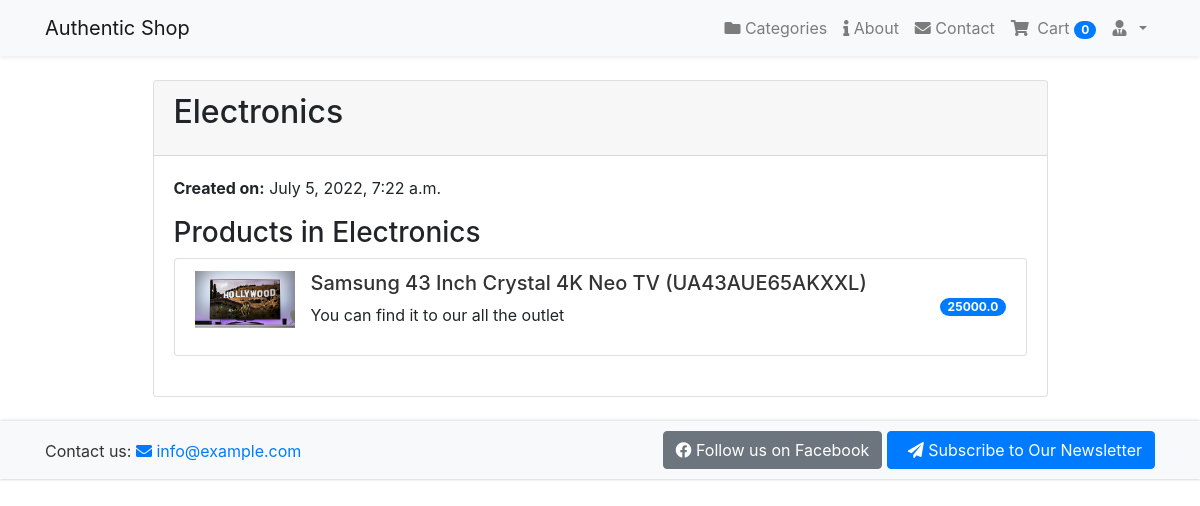
Page /category/1/ (signed in) on the earlier database version.
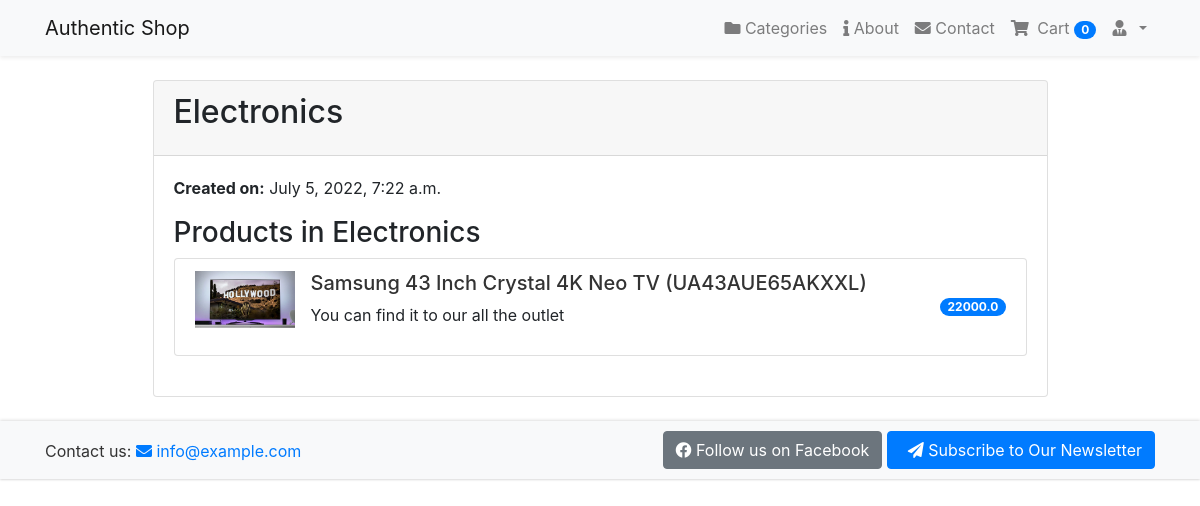
Same page on the later database version.
### shop/models.py (models this page shows, shortened)
class Product(models.Model):
    mainImage = models.ImageField(upload_to='Products')
    name = models.CharField(max_length=265)
    category = models.ForeignKey(Category, on_delete=models.CASCADE, related_name='category')
    preview_text = models.TextField(max_length=200, verbose_name='Preview Text')
    detail_text = models.TextField(max_length=1000, verbose_name='Description')
    price = models.FloatField()
    old_price = models.FloatField(default=0.00)
    created = models.DateTimeField(auto_now_add=True)
    def get_absolute_url(self):
        return reverse('shop:product_detail', kwargs={'pk': self.pk})
    class Meta:
        ordering = ['-created']

### shop/views.py (the view)
# urls.py: path('category/<int:pk>/', views.CategoryDetailView.as_view(), name='category_detail'),
class CategoryDetailView(DetailView):
    model = Category
    template_name = 'shop/category_detail.html'
    context_object_name = 'category'
    def get_context_data(self, **kwargs):
        context = super().get_context_data(**kwargs)
        category = self.get_object()
        context['products'] = category.category.all()  # Second category is the related name in the Product model
        return context

### order/templatetags/cart_tag.py (called while the page is built)
@register.filter
def cart_total(user):  # It will take a parameter as user.
    order = Order.objects.filter(user=user, ordered=False)  # It will check the orders without payment for this user.
    if order.exists():
        return order[0].orderItems.count()  # To convert the order from tuple/list to single object we use [0].
    else:
        return 0

### templates/shop/category_detail.html
{% extends 'base.html' %}
{% block content %}
<div class="container my-4">
    <div class="row">
        <div class="col-md-10 offset-md-1">
            <div class="card">
                <div class="card-header">
                    <h2 class="card-title">{{ category.title }}</h2>
                </div>
                <div class="card-body">
                    <p><strong>Created on:</strong> {{ category.created }}</p>
                    <h3>Products in {{ category.title }}</h3>
                    <ul class="list-group">
                        {% for product in products %}
                        <li class="list-group-item d-flex justify-content-between align-items-center">
                            <div class="media">
                                <img src="{{ product.mainImage.url }}" class="mr-3" alt="{{ product.name }}" style="max-width: 100px;">
                                <div class="media-body">
                                    <h5 class="mt-0"><a href="{{ product.get_absolute_url }}">{{ product.name }}</a></h5>
                                    <p>{{ product.preview_text }}</p>
                                </div>
                            </div>
                            <span class="badge badge-primary badge-pill">{{ product.price }}</span>
                        </li>
                        {% empty %}
                        <li class="list-group-item">No products available in this category.</li>
                        {% endfor %}
                    </ul>
                </div>
            </div>
        </div>
    </div>
</div>
{% endblock %}

Differences in the rows shown:
changed Product "Samsung 43 Inch Crystal 4K Neo TV (UA43AUE65AKXXL)": price "25000.0" → "22000.0"
